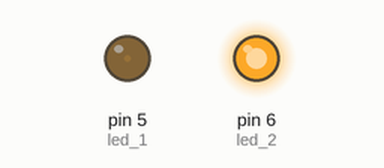
Recording of a sketch running on a simulated Arduino Uno, built with avr-gcc and run on an emulated ATmega328P. Parts: output pins drawn as LEDs (lit = HIGH).

Above: at 0.05 s.
At 0.95 s:
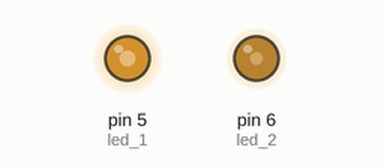
At 1.4 s:
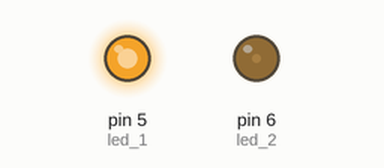
At 2.75 s:
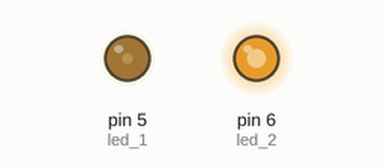
Timing chart, 0 to 7.0 s (numbered marks = the images above):
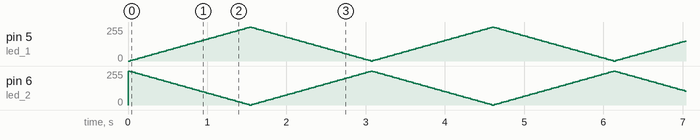

The sketch:

ARD_101_Lab_2.ino
```cpp
/*
  Alterations to Blink for:
  Makelab Charleston
  Class: ARD-101

  Lab 2

 */

// Pin 5 and 6 are PWM pins has an LED connected on most Arduino boards.
// give them a name:
int led_1 = 5;
int led_2 = 6;

//Fading Stuff
int brightness = 0;
int fadeAmount = 5;

// the setup routine runs once when you press reset:
void setup() {
  // initialize the digital pin as an output.
  pinMode(led_1, OUTPUT);
  pinMode(led_2, OUTPUT);
}

// the loop routine runs over and over again forever:
void loop() {
  analogWrite(led_1, brightness);           //LED 1 Fades Up
  analogWrite(led_2, 255-brightness);       //LED 2 Fades the opposite Way

  //Update brightness or nothing will happen
  brightness += fadeAmount;  //another way of saying brightness = brightness + fadeAmount;

  //invert so we fade in and out...
  if((brightness <= 0) || (brightness >= 255)) {
    fadeAmount = -fadeAmount;
  }

  //wait some time for next change
  delay(30);
}
```
